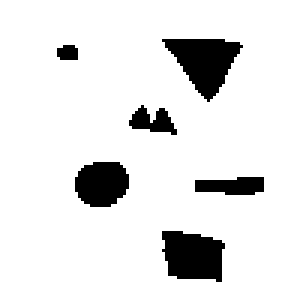
#> input picture grid3.bmp, 100 x 100 px (shown 3 times larger); its folder holds 4 pictures in this run
$ python render_grid.py
#> lines starting #> are read from the running program, lines starting #| are printed output that depends on the picture; after the words box and inside, x2 and y2 are one past the last pixel; in counts of white or black regions, pixels touching at a corner belong together
import numpy as np
from PIL import Image, ImageDraw

maps = ["grid3", "grid4", "grid5"]
draw_size = 10

for map in maps:
    # Load grid from map
    img = Image.open(map + ".bmp", "r")
#> img is the input picture: PIL image 100x100 RGB; 89.6% white; 6 black regions, box (x1, y1, x2, y2) and area: (54, 13, 81, 34) 308, (54, 77, 75, 94) 280, (25, 54, 43, 69) 220, (65, 59, 88, 65) 111, (43, 35, 59, 45) 88, (19, 15, 26, 20) 31
    width, height = img.size
#> width = 100; height = 100
    data = img.getdata()
    grid_width = width
#> grid_width = 100
    grid_height = height
#> grid_height = 100
    grid = np.array(data).reshape((height, width, len(img.getbands())))
    grid = grid[:, :, 1] # use only first channel
    grid = 1 - np.sign(grid)

    with Image.new(mode="RGB", size=(grid_width*draw_size, grid_height*draw_size)) as img:
#> img: PIL image 1000x1000 RGB; every value is 0
        draw = ImageDraw.Draw(img)

        for y in range(0, grid_height):
            for x in range(0, grid_width):
                color = "#000000" if grid[y, x] == 1 else "white"

                draw.rectangle(
                    xy=[(x*draw_size, y*draw_size), ((x+1)*draw_size, (y+1)*draw_size)],
                    #outline=(0, 0, 0),
                    fill=color
                )

        img.save("docs/graphics/" + map + ".png")
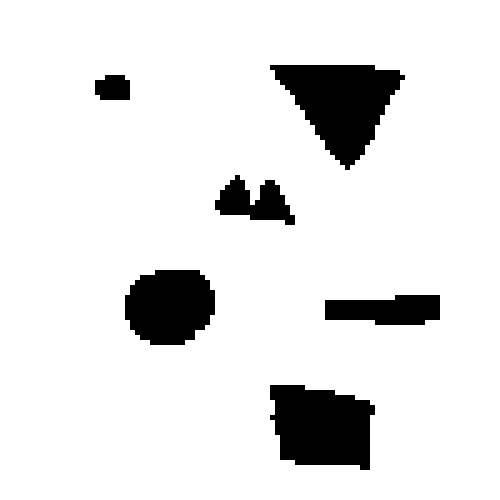
#> saved as grid3.png: PIL image 1000x1000 RGB (shown at 1/2 size); 89.6% white; 6 black regions, box (x1, y1, x2, y2) and area: (540, 130, 810, 340) 30800, (540, 770, 750, 940) 28000, (250, 540, 430, 690) 22000, (650, 590, 880, 650) 11100, (430, 350, 590, 450) 8800, (190, 150, 260, 200) 3100
#> pass 2 of the loop `for map in maps:`:
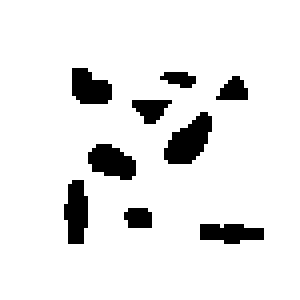
#> input picture grid4.bmp, 75 x 75 px (shown 4 times larger)
#> img is the input picture: PIL image 75x75 RGB; 91% white; 9 black regions, largest, box (x1, y1, x2, y2) and area: (41, 28, 53, 41) 95, (22, 36, 34, 45) 76, (16, 45, 22, 61) 75
#> img: PIL image 750x750 RGB; every value is 0
#> `img.save("docs/graphics/" + map + ".png")`:
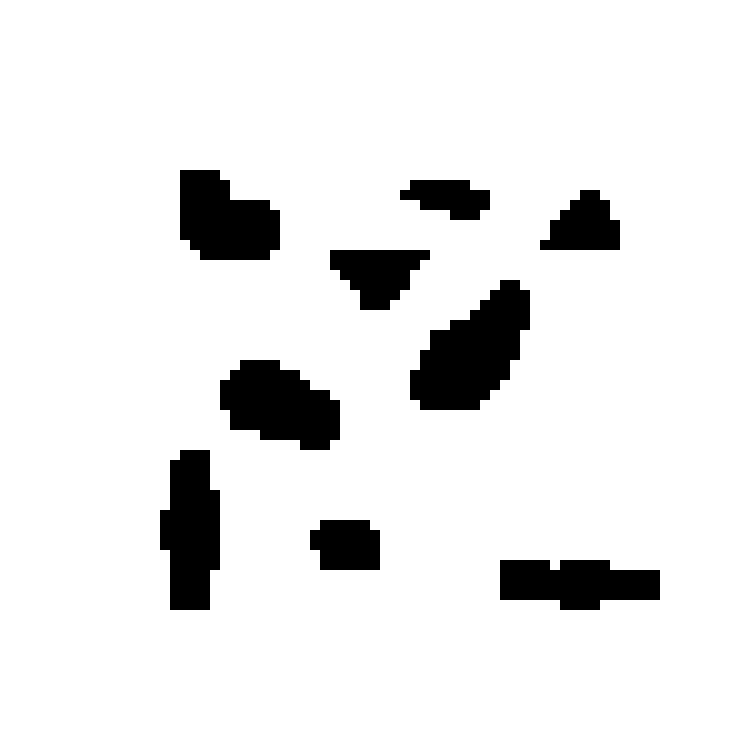
#> saved as grid4.png: PIL image 750x750 RGB; 91% white; 9 black regions, largest, box (x1, y1, x2, y2) and area: (410, 280, 530, 410) 9500, (220, 360, 340, 450) 7600, (160, 450, 220, 610) 7500
#> (the run stopped early here; a loop or call above may not have finished)
